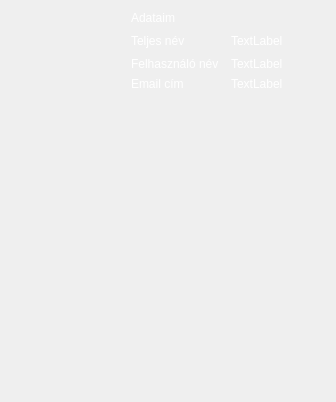
            <widget class="QWidget" name="Adatok">
             <property name="styleSheet">
              <string notr="true">QLabel{
	font: 14pt &quot;MS Shell Dlg 2&quot;;
	color:rgb(255, 255, 255);
}</string>
             </property>
             <layout class="QGridLayout" name="gridLayout_2">
              <item row="1" column="0">
               <spacer name="horizontalSpacer_2">
                <property name="orientation">
                 <enum>Qt::Horizontal</enum>
                </property>
                <property name="sizeType">
                 <enum>QSizePolicy::Fixed</enum>
                </property>
                <property name="sizeHint" stdset="0">
                 <size>
                  <width>120</width>
                  <height>20</height>
                 </size>
                </property>
               </spacer>
              </item>
              <item row="1" column="2">
               <widget class="QLabel" name="username">
                <property name="text">
                 <string>TextLabel</string>
                </property>
               </widget>
              </item>
              <item row="0" column="1" colspan="2">
               <widget class="QLabel" name="label">
                <property name="styleSheet">
                 <string notr="true">font: bold 18pt &quot;MS Shell Dlg 2&quot;;
padding-right: 150px;</string>
                </property>
                <property name="text">
                 <string>Adataim</string>
                </property>
                <property name="alignment">
                 <set>Qt::AlignCenter</set>
                </property>
               </widget>
              </item>
              <item row="3" column="1">
               <widget class="QLabel" name="label_5">
                <property name="text">
                 <string>Email cím</string>
                </property>
               </widget>
              </item>
              <item row="1" column="1">
               <widget class="QLabel" name="label_3">
                <property name="text">
                 <string>Teljes név</string>
                </property>
               </widget>
              </item>
              <item row="2" column="2">
               <widget class="QLabel" name="fullName">
                <property name="text">
                 <string>TextLabel</string>
                </property>
               </widget>
              </item>
              <item row="3" column="2">
               <widget class="QLabel" name="email">
                <property name="text">
                 <string>TextLabel</string>
                </property>
               </widget>
              </item>
              <item row="2" column="1">
               <widget class="QLabel" name="label_4">
                <property name="text">
                 <string>Felhasználó név</string>
                </property>
               </widget>
              </item>
              <item row="4" column="1">
               <spacer name="verticalSpacer_6">
                <property name="orientation">
                 <enum>Qt::Vertical</enum>
                </property>
                <property name="sizeType">
                 <enum>QSizePolicy::Fixed</enum>
                </property>
                <property name="sizeHint" stdset="0">
                 <size>
                  <width>20</width>
                  <height>300</height>
                 </size>
                </property>
               </spacer>
              </item>
             </layout>
            </widget>
